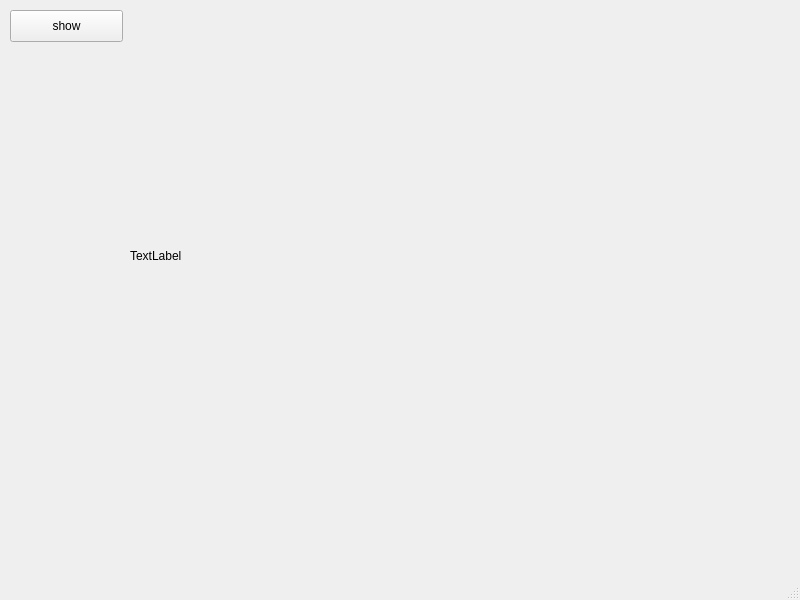
<?xml version="1.0" encoding="UTF-8"?>
<ui version="4.0">
 <class>MainWindow</class>
 <widget class="QMainWindow" name="MainWindow">
  <property name="geometry">
   <rect>
    <x>0</x>
    <y>0</y>
    <width>800</width>
    <height>600</height>
   </rect>
  </property>
  <property name="windowTitle">
   <string>MainWindow</string>
  </property>
  <widget class="QWidget" name="centralwidget">
   <widget class="QPushButton" name="playButton">
    <property name="geometry">
     <rect>
      <x>10</x>
      <y>10</y>
      <width>113</width>
      <height>32</height>
     </rect>
    </property>
    <property name="text">
     <string>show</string>
    </property>
   </widget>
   <widget class="QLabel" name="label">
    <property name="geometry">
     <rect>
      <x>130</x>
      <y>0</y>
      <width>512</width>
      <height>512</height>
     </rect>
    </property>
    <property name="text">
     <string>TextLabel</string>
    </property>
   </widget>
  </widget>
  <widget class="QMenuBar" name="menubar">
   <property name="geometry">
    <rect>
     <x>0</x>
     <y>0</y>
     <width>800</width>
     <height>24</height>
    </rect>
   </property>
  </widget>
  <widget class="QStatusBar" name="statusbar"/>
 </widget>
 <resources/>
 <connections/>
</ui>
